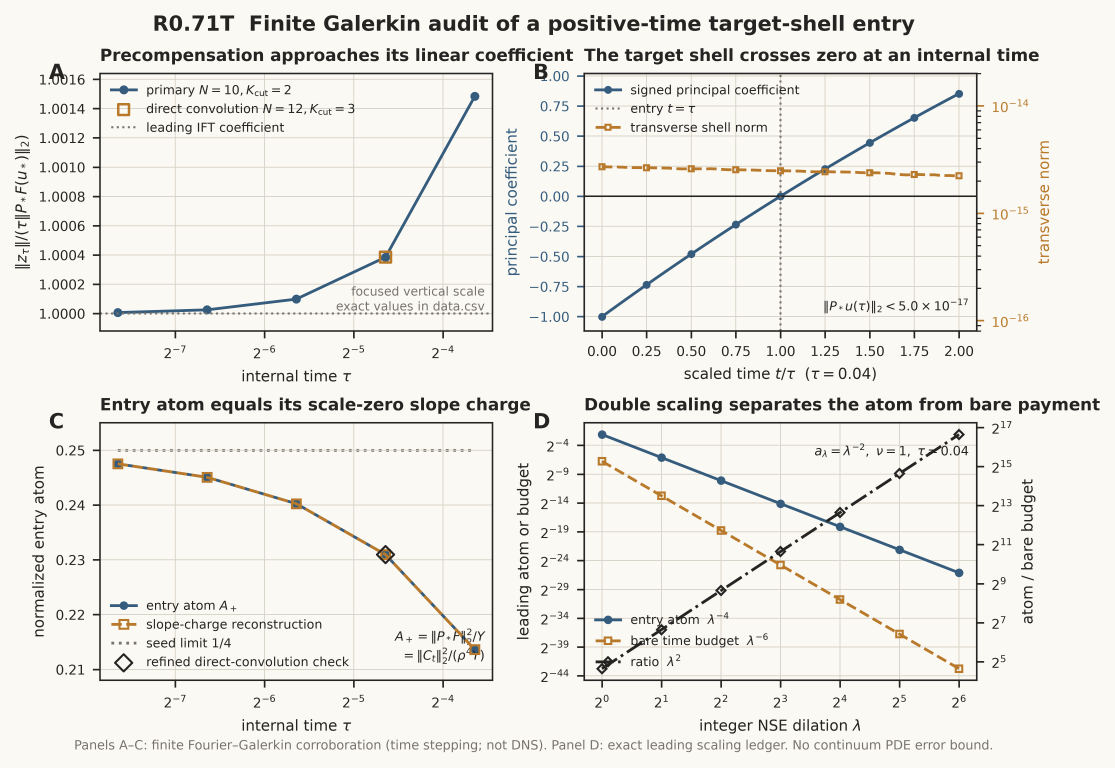
#> input picture figures/r071t-internal-entry/fig-r071t-internal-entry/figure.png, 4460 x 3070 px (shown at 1/4 size)
$ python qa_images.py
#> lines starting #> are read from the running program, lines starting #| are printed output that depends on the picture
#!/usr/bin/env python3
"""Create color, grayscale, and PDF-render QA previews for R0.71T."""

from __future__ import annotations

import argparse
from pathlib import Path
import shutil
import subprocess

from PIL import Image, ImageOps


ROOT = Path(__file__).resolve().parent


def main() -> None:
    parser = argparse.ArgumentParser()
    parser.add_argument(
        "--manual-status", choices=("pending", "pass"), default="pending"
    )
    args = parser.parse_args()
    with Image.open(ROOT / "figure.png") as source:
#> source is the input picture: PIL image 4460x3070 RGBA; mean R, G, B, A 238.4, 236.4, 231.3, 255
        preview = source.convert("RGB")
        preview.thumbnail((2200, 1600), Image.Resampling.LANCZOS)
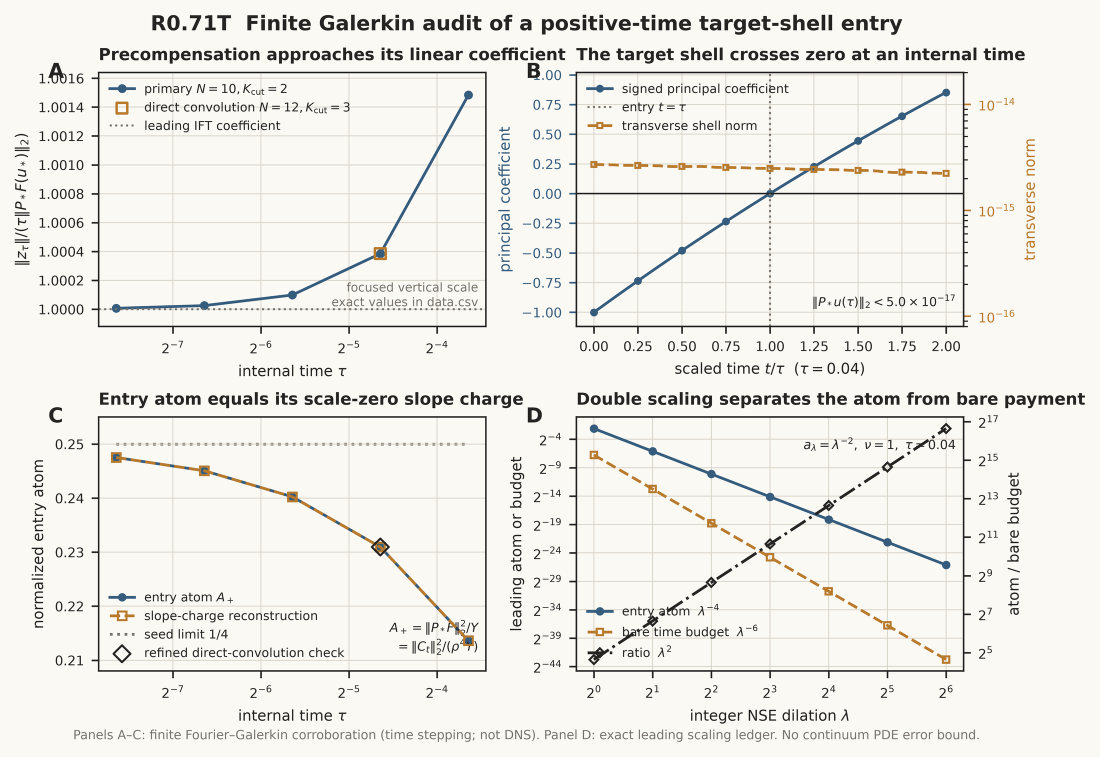
#> preview: PIL image 2200x1514 RGB (shown at 1/2 size); mean R, G, B 238.3, 236.3, 231.3
        preview.save(ROOT / "qa-original.png", dpi=(180, 180))
        ImageOps.grayscale(preview).save(
            ROOT / "qa-grayscale.png", dpi=(180, 180)
        )
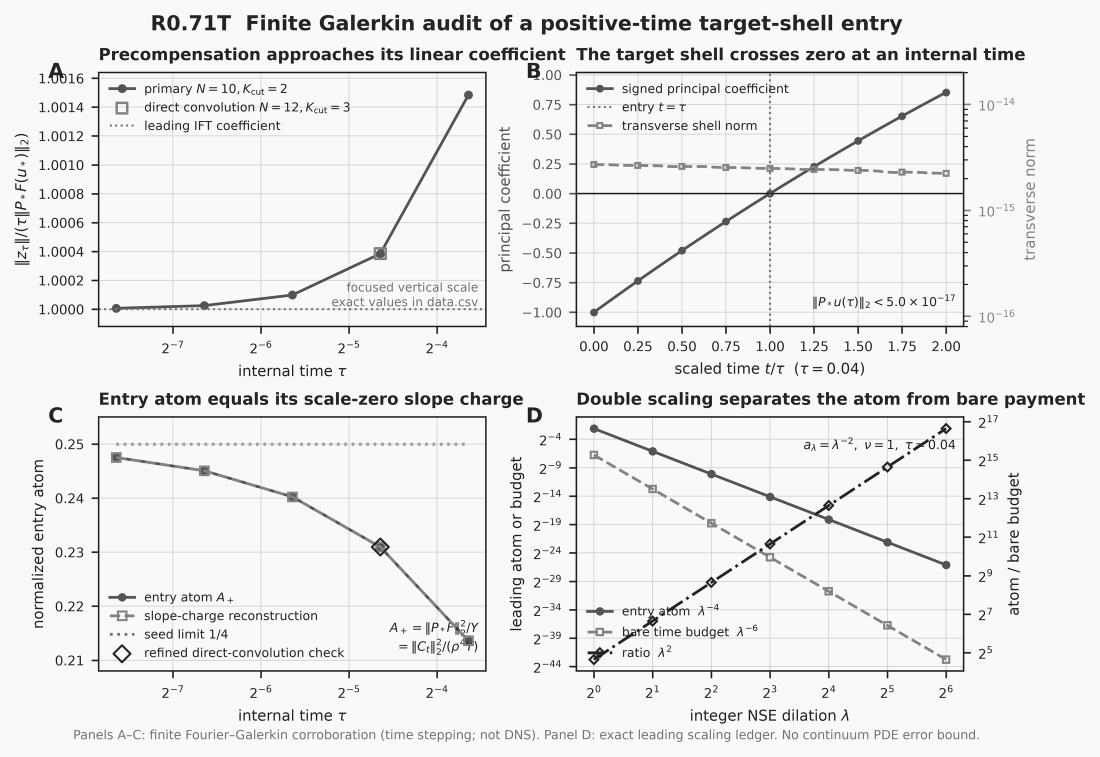
#> saved as qa-grayscale.png: PIL image 2200x1514 L (shown at 1/2 size); min 0, max 255, mean 236.3
    renderer = shutil.which("pdftoppm")
    if renderer is None:
        raise FileNotFoundError("pdftoppm is required for PDF visual QA")
    subprocess.run(
        [
            renderer,
            "-png",
            "-r",
            "180",
            "-singlefile",
            str(ROOT / "figure.pdf"),
            str(ROOT / "qa-pdf"),
        ],
        check=True,
    )
#> (this line was passed over: subprocess is not available in this run)
    manual = "PASS" if args.manual_status == "pass" else "PENDING"
    (ROOT / "qa-report.md").write_text(
        "# R0.71T figure QA\n\n"
        "- color preview generated: PASS\n"
        "- true grayscale preview generated: PASS\n"
        "- PDF rendered independently with Poppler: PASS\n"
        f"- final-size visual inspection: {manual}\n"
        f"- labels, legends, scales, and units inspection: {manual}\n"
        f"- color and grayscale distinction inspection: {manual}\n"
        f"- PDF-specific render inspection: {manual}\n"
        "- primary and direct-convolution data cross-check: PASS\n"
        "- finite-Galerkin, PDE-time-stepping, and non-DNS boundaries recorded: PASS\n",
        encoding="utf-8",
    )


if __name__ == "__main__":
    main()
